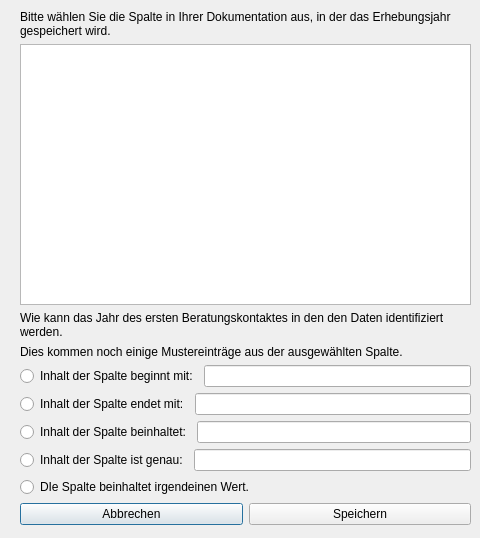
<?xml version="1.0" encoding="UTF-8"?>
<ui version="4.0">
 <class>fenster_zeitraum_festlegen</class>
 <widget class="QDialog" name="fenster_zeitraum_festlegen">
  <property name="geometry">
   <rect>
    <x>0</x>
    <y>0</y>
    <width>480</width>
    <height>538</height>
   </rect>
  </property>
  <property name="windowTitle">
   <string>Dialog</string>
  </property>
  <widget class="QWidget" name="verticalLayoutWidget">
   <property name="geometry">
    <rect>
     <x>20</x>
     <y>10</y>
     <width>451</width>
     <height>515</height>
    </rect>
   </property>
   <layout class="QVBoxLayout" name="verticalLayout">
    <item>
     <widget class="QLabel" name="label">
      <property name="text">
       <string>Bitte wählen Sie die Spalte in Ihrer Dokumentation aus, in der das Erhebungsjahr gespeichert wird.</string>
      </property>
      <property name="wordWrap">
       <bool>true</bool>
      </property>
     </widget>
    </item>
    <item>
     <widget class="QListWidget" name="listWidget_zeitraum_spalten">
      <property name="selectionMode">
       <enum>QAbstractItemView::SingleSelection</enum>
      </property>
     </widget>
    </item>
    <item>
     <widget class="QLabel" name="label_2">
      <property name="text">
       <string>Wie kann das Jahr des ersten Beratungskontaktes in den den Daten identifiziert werden.</string>
      </property>
      <property name="wordWrap">
       <bool>true</bool>
      </property>
     </widget>
    </item>
    <item>
     <widget class="QLabel" name="label_3">
      <property name="text">
       <string>Dies kommen noch einige Mustereinträge aus der ausgewählten Spalte.</string>
      </property>
      <property name="wordWrap">
       <bool>true</bool>
      </property>
     </widget>
    </item>
    <item>
     <layout class="QHBoxLayout" name="horizontalLayout">
      <item>
       <widget class="QRadioButton" name="radio_zeitraum_beginn">
        <property name="text">
         <string>Inhalt der Spalte beginnt mit:</string>
        </property>
       </widget>
      </item>
      <item>
       <widget class="QLineEdit" name="text_zeitraum_beginn"/>
      </item>
     </layout>
    </item>
    <item>
     <layout class="QHBoxLayout" name="horizontalLayout_2">
      <item>
       <widget class="QRadioButton" name="radio_zeitraum_ende">
        <property name="text">
         <string>Inhalt der Spalte endet mit:</string>
        </property>
       </widget>
      </item>
      <item>
       <widget class="QLineEdit" name="text_zeitraum_ende"/>
      </item>
     </layout>
    </item>
    <item>
     <layout class="QHBoxLayout" name="horizontalLayout_3">
      <property name="spacing">
       <number>6</number>
      </property>
      <item>
       <widget class="QRadioButton" name="radio_zeitraum_inhalt">
        <property name="text">
         <string>Inhalt der Spalte beinhaltet:</string>
        </property>
       </widget>
      </item>
      <item>
       <widget class="QLineEdit" name="text_zeitraum_inhalt"/>
      </item>
     </layout>
    </item>
    <item>
     <layout class="QHBoxLayout" name="horizontalLayout_4">
      <item>
       <widget class="QRadioButton" name="radio_zeitraum_genau">
        <property name="text">
         <string>Inhalt der Spalte ist genau:</string>
        </property>
       </widget>
      </item>
      <item>
       <widget class="QLineEdit" name="text_zeitraum_genau"/>
      </item>
     </layout>
    </item>
    <item>
     <widget class="QRadioButton" name="radio_zeitraum_irgendwas">
      <property name="text">
       <string>DIe Spalte beinhaltet irgendeinen Wert.</string>
      </property>
     </widget>
    </item>
    <item>
     <layout class="QHBoxLayout" name="horizontalLayout_5">
      <item>
       <widget class="QPushButton" name="pushButton">
        <property name="text">
         <string>Abbrechen</string>
        </property>
       </widget>
      </item>
      <item>
       <widget class="QPushButton" name="button_zeitraum_speichern">
        <property name="text">
         <string>Speichern</string>
        </property>
       </widget>
      </item>
     </layout>
    </item>
   </layout>
  </widget>
 </widget>
 <resources/>
 <connections/>
</ui>
